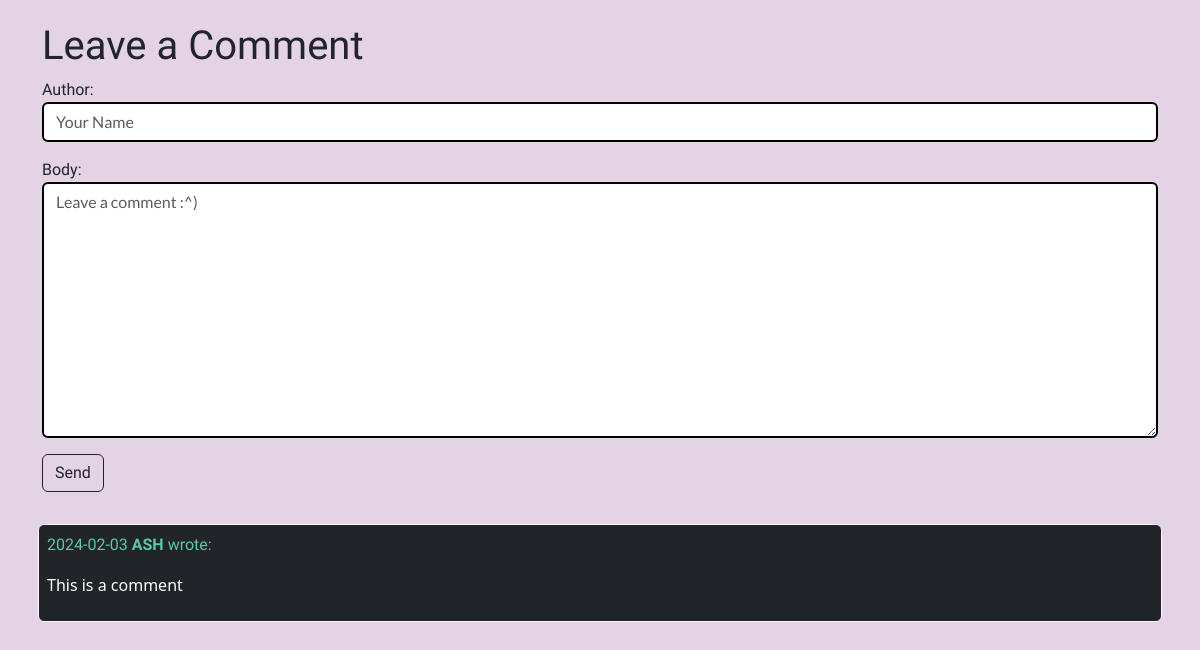
The app's page /Blog/1/ (lower part), older data.
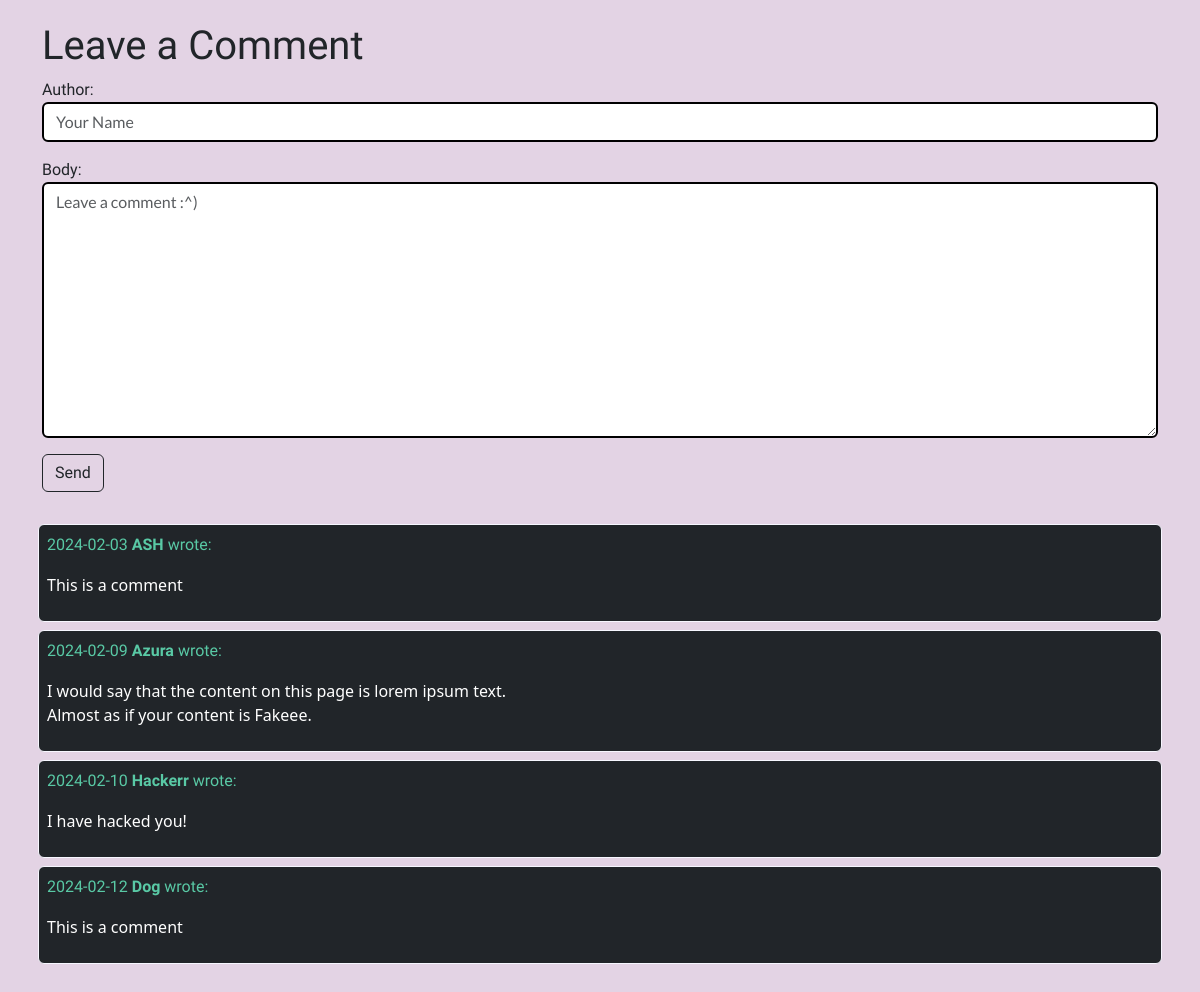
The same page, newer data.
### Blog/models.py (models this page shows, shortened)
class Comment(models.Model):
    author = models.CharField(max_length=60)
    body = models.TextField()
    created_on = models.DateTimeField(auto_now_add=True)
    post = models.ForeignKey("Post", on_delete=models.CASCADE)

### Blog/views.py (the view, shortened to what this page needs)
# urls.py: path("<int:pk>/", views.postDetailView, name="detail"),
def postDetailView(request,pk):
    post = get_object_or_404(Post,id=pk)
    form = CommentForm()
    comments = Comment.objects.filter(post=post)
    context = {
        'post':post,
        'comments':comments,
        'form':CommentForm(),
    }
    return render(request,"Blog/detail.html", context)

### Blog/forms.py
class CommentForm(forms.Form):
    author = forms.CharField(required=True,
                              max_length=40,
                              widget=forms.TextInput(
                                  attrs={"class":"form-control",
                                         "placeholder":"Your Name",
                                         }
                                ),
                              )
    body = forms.CharField(required=True,
        widget=forms.Textarea(
            attrs={"class":"form-control",
                   "placeholder":"Leave a comment :^)",}
        )
    )

### Blog/templates/Blog/detail.html (shortened to what this page needs)
{% extends 'Home/base.html' %}
{% load static %}
{% block <css> %}
    <link rel="stylesheet" href="{% static 'Home/blogDetail.css' %}">
{% endblock %}
{% block <block> %}
    <br>
    <br>
    <br>
    <br>
    <br>
    <br>
    <div class="container">
        <div class="row">
            <div class="col-md-12 col-sm-12">
                <h6 class="my-2 display-6">Leave a Comment </h6>
                <div class="form-group">
                    <form method="post">
                        {{ form.as_p }}
                        <div class="form-actions">
                        <button type="submit" class="btn btn-outline-dark">Send</button>
                        </div>
                    </form>
                </div>
            </div>
            <div class="comment-box  my-4 text-white rounded py-2 px-2">
                    {% for comment in comments %}
                    <div class="indivual-comment rounded p-2 mb-2 bg-dark">
                        <p class="comment-date-author">
                            {{comment.created_on.date | upper}} <b>{{comment.author}}</b> wrote:
                        </P>
                        <p class="comment-body">
                            {{comment.body | linebreaks }}
                        </P>
                    </div>
                {% endfor %}
            </div>
        </div>
    </div>
{% endblock %}

### Home/templates/Home/base.html (shortened to what this page needs)
<!DOCTYPE html>
<html lang="en">
<head>
    <link href="https://cdn.jsdelivr.net/npm/bootstrap@5.3.2/dist/css/bootstrap.min.css" rel="stylesheet">
    {% block <css> %}{% endblock %}
</head>
<body>
    {% block <block> %}{% endblock %}
</body>
</html>

### Home/static/Home/blogDetail.css (style rules this page uses)
.display-6 { font-family: "Oswald", sans-serif; font-weight: 400; font-style: normal; }
.form-group { font-family: "Oswald", sans-serif; font-weight: 400; font-style: normal; }
.form-control { font-family: "Lato", sans-serif; font-weight: 400; font-style: normal; border: 2px solid #000000; }
.indivual-comment { border: 1px solid #F7F7FF; }
.comment-date-author { color: #59C9A5; font-family: "Oswald", sans-serif; font-weight: 400; font-style: normal; }
.comment-body { color: #F7F7FF; font-family: "Lato", sans-serif; font-weight: 400; font-style: normal; }

### Home/templates/Home/base.html (style rules this page uses)
body { background-color: #E3D3E4; }

Row changes from the older to the newer data that the page shows:
added Comment: created_on "2024-02-09", author "Azura", body "I would say that the content on this page is lorem ipsum text. Almost as if your content is Fakeee."
added Comment: created_on "2024-02-10", author "Hackerr", body "I have hacked you!"
added Comment: created_on "2024-02-12", author "Dog", body "This is a comment"
